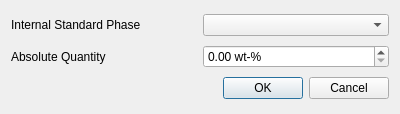
<?xml version="1.0" encoding="UTF-8"?>
<ui version="4.0">
 <class>InternalStandardDialog</class>
 <widget class="QDialog" name="InternalStandardDialog">
  <property name="geometry">
   <rect>
    <x>0</x>
    <y>0</y>
    <width>400</width>
    <height>114</height>
   </rect>
  </property>
  <property name="windowTitle">
   <string>Dialog</string>
  </property>
  <layout class="QGridLayout" name="gridLayout">
   <item row="0" column="0">
    <widget class="QLabel" name="label">
     <property name="text">
      <string>Internal Standard Phase</string>
     </property>
    </widget>
   </item>
   <item row="0" column="1">
    <widget class="QComboBox" name="comboBoxPhase"/>
   </item>
   <item row="1" column="0">
    <widget class="QLabel" name="label_2">
     <property name="text">
      <string>Absolute Quantity</string>
     </property>
    </widget>
   </item>
   <item row="1" column="1">
    <widget class="QDoubleSpinBox" name="doubleSpinBoxQuantity">
     <property name="suffix">
      <string> wt-%</string>
     </property>
     <property name="maximum">
      <double>100.000000000000000</double>
     </property>
    </widget>
   </item>
   <item row="2" column="0" colspan="2">
    <widget class="QDialogButtonBox" name="buttonBox">
     <property name="orientation">
      <enum>Qt::Horizontal</enum>
     </property>
     <property name="standardButtons">
      <set>QDialogButtonBox::Cancel|QDialogButtonBox::Ok</set>
     </property>
    </widget>
   </item>
  </layout>
 </widget>
 <resources/>
 <connections>
  <connection>
   <sender>buttonBox</sender>
   <signal>accepted()</signal>
   <receiver>InternalStandardDialog</receiver>
   <slot>accept()</slot>
   <hints>
    <hint type="sourcelabel">
     <x>248</x>
     <y>254</y>
    </hint>
    <hint type="destinationlabel">
     <x>157</x>
     <y>274</y>
    </hint>
   </hints>
  </connection>
  <connection>
   <sender>buttonBox</sender>
   <signal>rejected()</signal>
   <receiver>InternalStandardDialog</receiver>
   <slot>reject()</slot>
   <hints>
    <hint type="sourcelabel">
     <x>316</x>
     <y>260</y>
    </hint>
    <hint type="destinationlabel">
     <x>286</x>
     <y>274</y>
    </hint>
   </hints>
  </connection>
 </connections>
</ui>
